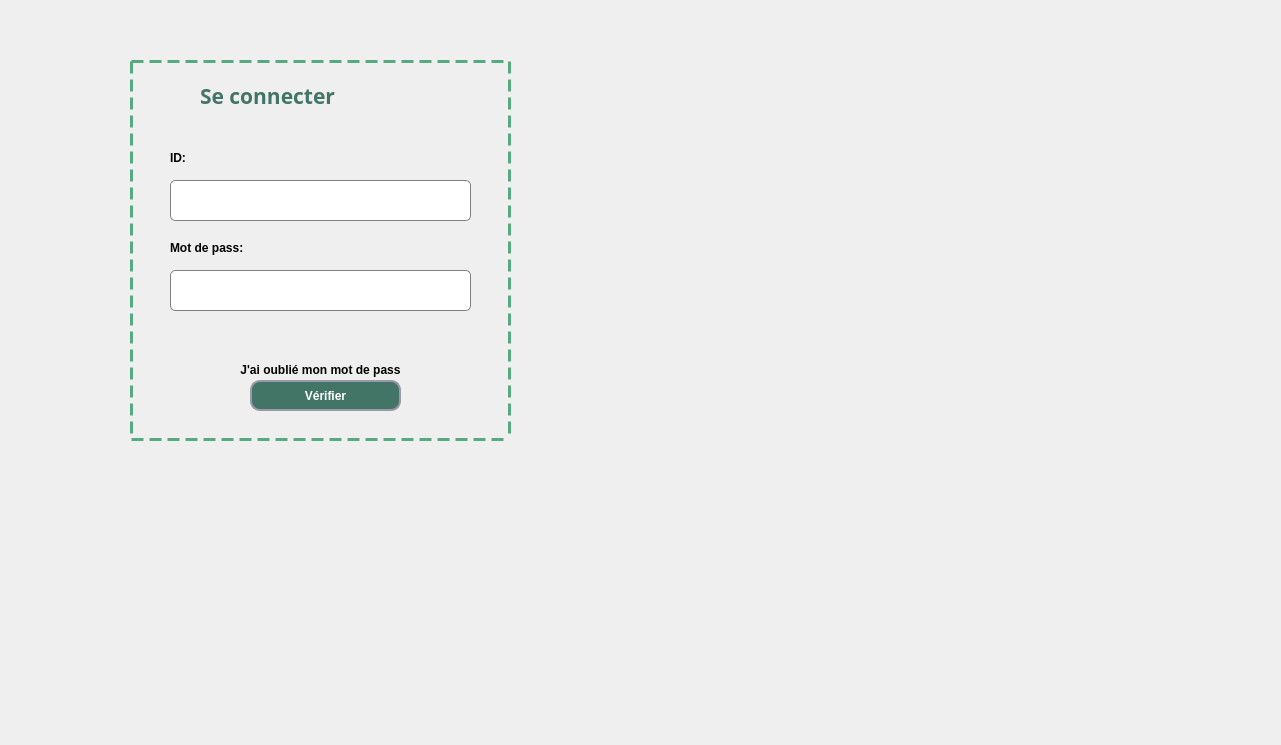
<?xml version="1.0" encoding="UTF-8"?>
<ui version="4.0">
 <class>login</class>
 <widget class="QDialog" name="login">
  <property name="geometry">
   <rect>
    <x>0</x>
    <y>0</y>
    <width>1281</width>
    <height>745</height>
   </rect>
  </property>
  <property name="windowTitle">
   <string>Voltify</string>
  </property>
  <property name="windowIcon">
   <iconset resource="iconn.qrc">
    <normaloff>:/ICON/iconPrincipale.jpg</normaloff>:/ICON/iconPrincipale.jpg</iconset>
  </property>
  <widget class="QStackedWidget" name="stackedWidget">
   <property name="geometry">
    <rect>
     <x>0</x>
     <y>0</y>
     <width>1311</width>
     <height>745</height>
    </rect>
   </property>
   <widget class="QWidget" name="page">
    <widget class="QGroupBox" name="groupBox">
     <property name="geometry">
      <rect>
       <x>130</x>
       <y>60</y>
       <width>381</width>
       <height>381</height>
      </rect>
     </property>
     <property name="styleSheet">
      <string notr="true">QGroupBox {
border: 3px dashed rgb(85, 170, 127);
margin-top: 1ex; /* leave space at the top for the title */
font: 75 9pt &quot;MS Shell Dlg 2&quot;;
font-weight: bold;
}

QGroupBox::title {
subcontrol-origin: margin;
padding: 0 3px;

}
</string>
     </property>
     <property name="title">
      <string/>
     </property>
     <widget class="QLineEdit" name="lineEdit_loginid">
      <property name="geometry">
       <rect>
        <x>40</x>
        <y>120</y>
        <width>301</width>
        <height>41</height>
       </rect>
      </property>
      <property name="styleSheet">
       <string notr="true">QLineEdit {
    background: qlineargradient(x1:0, y1:0, x2:1, y2:0,
        stop:0 #E1E1E1, stop: 0.4 #DDDDDD,
        stop: 0.5 #D8D8D8, stop: 1.0 #D3D3D3);
    border: 1px solid gray;
    border-radius: 5px;
    padding: 1px 18px 1px 3px;
}
QLineEdit::down-arrow {
    width: 0;
    height: 0;
    border-style: solid;
    border-width: 6px 6px 0 6px;
    border-color: gray transparent transparent transparent;
}
QLineEdit::drop-down {
    subcontrol-origin: padding;
    subcontrol-position: top right;
    width: 20px;
    border-left-width: 1px;
    border-left-color: gray;
    border-left-style: solid;
    border-top-right-radius: 3px;
    border-bottom-right-radius: 3px;
    background: qlineargradient(x1: 0, y1: 0, x2: 1, y2: 1, stop: 0 #f0f0f0, stop: 1 #d8d8d8);

}
QLineEdit::hover {
    background: #d0d0d0;
}

QLineEdit::pressed {
    background: #c8c8c8;
}</string>
      </property>
     </widget>
     <widget class="QLabel" name="loginemail">
      <property name="geometry">
       <rect>
        <x>40</x>
        <y>90</y>
        <width>56</width>
        <height>16</height>
       </rect>
      </property>
      <property name="styleSheet">
       <string notr="true">QLabel{
font: 75 9pt &quot;MS Shell Dlg 2&quot;;
font-weight: bold;}
</string>
      </property>
      <property name="text">
       <string>ID:</string>
      </property>
     </widget>
     <widget class="QLabel" name="loginmdp">
      <property name="geometry">
       <rect>
        <x>40</x>
        <y>180</y>
        <width>111</width>
        <height>16</height>
       </rect>
      </property>
      <property name="styleSheet">
       <string notr="true">QLabel{
font: 75 9pt &quot;MS Shell Dlg 2&quot;;
font-weight: bold;}
</string>
      </property>
      <property name="text">
       <string>Mot de pass:</string>
      </property>
     </widget>
     <widget class="QLineEdit" name="lineEdit_loginmdp">
      <property name="geometry">
       <rect>
        <x>40</x>
        <y>210</y>
        <width>301</width>
        <height>41</height>
       </rect>
      </property>
      <property name="styleSheet">
       <string notr="true">QLineEdit {
    background: qlineargradient(x1:0, y1:0, x2:1, y2:0,
        stop:0 #E1E1E1, stop: 0.4 #DDDDDD,
        stop: 0.5 #D8D8D8, stop: 1.0 #D3D3D3);
    border: 1px solid gray;
    border-radius: 5px;
    padding: 1px 18px 1px 3px;
}
QLineEdit::down-arrow {
    width: 0;
    height: 0;
    border-style: solid;
    border-width: 6px 6px 0 6px;
    border-color: gray transparent transparent transparent;
}
QLineEdit::drop-down {
    subcontrol-origin: padding;
    subcontrol-position: top right;
    width: 20px;
    border-left-width: 1px;
    border-left-color: gray;
    border-left-style: solid;
    border-top-right-radius: 3px;
    border-bottom-right-radius: 3px;
    background: qlineargradient(x1: 0, y1: 0, x2: 1, y2: 1, stop: 0 #f0f0f0, stop: 1 #d8d8d8);

}
QLineEdit::hover {
    background: #d0d0d0;
}

QLineEdit::pressed {
    background: #c8c8c8;
}</string>
      </property>
      <property name="echoMode">
       <enum>QLineEdit::Password</enum>
      </property>
     </widget>
     <widget class="QPushButton" name="pushButton_verifier">
      <property name="geometry">
       <rect>
        <x>120</x>
        <y>320</y>
        <width>151</width>
        <height>31</height>
       </rect>
      </property>
      <property name="styleSheet">
       <string notr="true">QPushButton{
background: rgb(66, 117, 102);
border-radius:10px;
border-style:solid;
border-width:2px;
border-color:#9999aa;
color:white;
font: 75 9pt &quot;MS Shell Dlg 2&quot;;
font-weight: bold;
}
QPushButton:enabled{
background-color: rgb(66, 117, 102);
color:white;
}

QPushButton:pressed{
background-color: qlineargradient(spread:pad, x1:0.5, y1:0.0342727, x2:0.5, y2:1, stop:0 rgba(0, 255, 255, 255), stop:1 rgba(255, 255, 255, 255));
color:#fffffe;
}

QPushButton:hover:!pressed{
background-color: rgb(221,222,217);
color:#0c2f70;
}

QPushButton:disabled{
background-color:rgb(66, 117, 102);
color:#ffffff;
}
</string>
      </property>
      <property name="text">
       <string>Vérifier</string>
      </property>
     </widget>
     <widget class="QPushButton" name="pushButton_oublie">
      <property name="geometry">
       <rect>
        <x>80</x>
        <y>300</y>
        <width>221</width>
        <height>20</height>
       </rect>
      </property>
      <property name="styleSheet">
       <string notr="true">QPushButton{

border-radius:0px;

border-width:0px;
border-color:#9999aa;
color:black;
font: 75 9pt &quot;MS Shell Dlg 2&quot;;
font-weight: bold;
}
QPushButton:enabled{

color:black;
}

QPushButton:pressed{

color:white;
}

QPushButton:hover:!pressed{

color:#0c2f70;
}

QPushButton:disabled{

color:#ffffff;
}
</string>
      </property>
      <property name="text">
       <string>J'ai oublié mon mot de pass</string>
      </property>
     </widget>
     <widget class="QLabel" name="label_3">
      <property name="geometry">
       <rect>
        <x>70</x>
        <y>10</y>
        <width>221</width>
        <height>51</height>
       </rect>
      </property>
      <property name="font">
       <font>
        <family>Segoe UI Black</family>
        <pointsize>16</pointsize>
        <weight>75</weight>
        <bold>true</bold>
       </font>
      </property>
      <property name="styleSheet">
       <string notr="true">QLabel
{
qproperty-alignment:AlignCenter;
color:rgb(66, 117, 102);

}</string>
      </property>
      <property name="text">
       <string>Se connecter</string>
      </property>
     </widget>
     <widget class="QLineEdit" name="llinededit">
      <property name="geometry">
       <rect>
        <x>220</x>
        <y>120</y>
        <width>71</width>
        <height>31</height>
       </rect>
      </property>
      <property name="styleSheet">
       <string notr="true">QLineEdit {
    background: rgb(221,222,217);
    border: 0px ;
    border-radius: 0px;
  
}</string>
      </property>
      <property name="echoMode">
       <enum>QLineEdit::NoEcho</enum>
      </property>
     </widget>
     <zorder>llinededit</zorder>
     <zorder>lineEdit_loginid</zorder>
     <zorder>loginemail</zorder>
     <zorder>loginmdp</zorder>
     <zorder>lineEdit_loginmdp</zorder>
     <zorder>pushButton_verifier</zorder>
     <zorder>pushButton_oublie</zorder>
     <zorder>label_3</zorder>
    </widget>
   </widget>
   <widget class="QWidget" name="page_2">
    <widget class="QGroupBox" name="groupBox_2">
     <property name="geometry">
      <rect>
       <x>170</x>
       <y>50</y>
       <width>381</width>
       <height>381</height>
      </rect>
     </property>
     <property name="styleSheet">
      <string notr="true">QGroupBox {
border: 3px dashed rgb(85, 170, 127);
margin-top: 1ex; /* leave space at the top for the title */
font: 75 9pt &quot;MS Shell Dlg 2&quot;;
font-weight: bold;
}

QGroupBox::title {
subcontrol-origin: margin;
padding: 0 3px;

}
</string>
     </property>
     <property name="title">
      <string/>
     </property>
     <widget class="QLineEdit" name="emailenvoie">
      <property name="geometry">
       <rect>
        <x>40</x>
        <y>170</y>
        <width>301</width>
        <height>41</height>
       </rect>
      </property>
      <property name="styleSheet">
       <string notr="true">QLineEdit {
    background: qlineargradient(x1:0, y1:0, x2:1, y2:0,
        stop:0 #E1E1E1, stop: 0.4 #DDDDDD,
        stop: 0.5 #D8D8D8, stop: 1.0 #D3D3D3);
    border: 1px solid gray;
    border-radius: 5px;
    padding: 1px 18px 1px 3px;
}
QLineEdit::down-arrow {
    width: 0;
    height: 0;
    border-style: solid;
    border-width: 6px 6px 0 6px;
    border-color: gray transparent transparent transparent;
}
QLineEdit::drop-down {
    subcontrol-origin: padding;
    subcontrol-position: top right;
    width: 20px;
    border-left-width: 1px;
    border-left-color: gray;
    border-left-style: solid;
    border-top-right-radius: 3px;
    border-bottom-right-radius: 3px;
    background: qlineargradient(x1: 0, y1: 0, x2: 1, y2: 1, stop: 0 #f0f0f0, stop: 1 #d8d8d8);

}
QLineEdit::hover {
    background: #d0d0d0;
}

QLineEdit::pressed {
    background: #c8c8c8;
}</string>
      </property>
     </widget>
     <widget class="QLabel" name="loginemail_2">
      <property name="geometry">
       <rect>
        <x>40</x>
        <y>140</y>
        <width>161</width>
        <height>16</height>
       </rect>
      </property>
      <property name="styleSheet">
       <string notr="true">QLabel{
font: 75 9pt &quot;MS Shell Dlg 2&quot;;
font-weight: bold;}
</string>
      </property>
      <property name="text">
       <string>Entrer Mail</string>
      </property>
     </widget>
     <widget class="QPushButton" name="envoyeremail">
      <property name="geometry">
       <rect>
        <x>120</x>
        <y>270</y>
        <width>151</width>
        <height>31</height>
       </rect>
      </property>
      <property name="styleSheet">
       <string notr="true">QPushButton{
background: rgb(66, 117, 102);
border-radius:10px;
border-style:solid;
border-width:2px;
border-color:#9999aa;
color:white;
font: 75 9pt &quot;MS Shell Dlg 2&quot;;
font-weight: bold;
}
QPushButton:enabled{
background-color: rgb(66, 117, 102);
color:white;
}

QPushButton:pressed{
background-color: qlineargradient(spread:pad, x1:0.5, y1:0.0342727, x2:0.5, y2:1, stop:0 rgba(0, 255, 255, 255), stop:1 rgba(255, 255, 255, 255));
color:#fffffe;
}

QPushButton:hover:!pressed{
background-color: rgb(221,222,217);
color:#0c2f70;
}

QPushButton:disabled{
background-color:rgb(66, 117, 102);
color:#ffffff;
}
</string>
      </property>
      <property name="text">
       <string>Envoyer</string>
      </property>
     </widget>
     <widget class="QLabel" name="label_4">
      <property name="geometry">
       <rect>
        <x>50</x>
        <y>20</y>
        <width>281</width>
        <height>51</height>
       </rect>
      </property>
      <property name="font">
       <font>
        <family>Segoe UI Black</family>
        <pointsize>16</pointsize>
        <weight>75</weight>
        <bold>true</bold>
       </font>
      </property>
      <property name="styleSheet">
       <string notr="true">QLabel
{
qproperty-alignment:AlignCenter;
color:rgb(66, 117, 102);

}</string>
      </property>
      <property name="text">
       <string>Oublier Mot de pass</string>
      </property>
     </widget>
    </widget>
    <widget class="QLineEdit" name="pass">
     <property name="geometry">
      <rect>
       <x>570</x>
       <y>48</y>
       <width>356</width>
       <height>22</height>
      </rect>
     </property>
     <property name="styleSheet">
      <string notr="true">QLineEdit {
    background: rgb(221,222,217);
    border: 0px ;
    border-radius: 0px;
  
}</string>
     </property>
    </widget>
    <widget class="QLineEdit" name="uname">
     <property name="geometry">
      <rect>
       <x>570</x>
       <y>20</y>
       <width>356</width>
       <height>22</height>
      </rect>
     </property>
     <property name="styleSheet">
      <string notr="true">QLineEdit {
    background: rgb(221,222,217);
    border: 0px ;
    border-radius: 0px;
  
}</string>
     </property>
    </widget>
   </widget>
  </widget>
 </widget>
 <resources>
  <include location="iconn.qrc"/>
 </resources>
 <connections/>
</ui>
